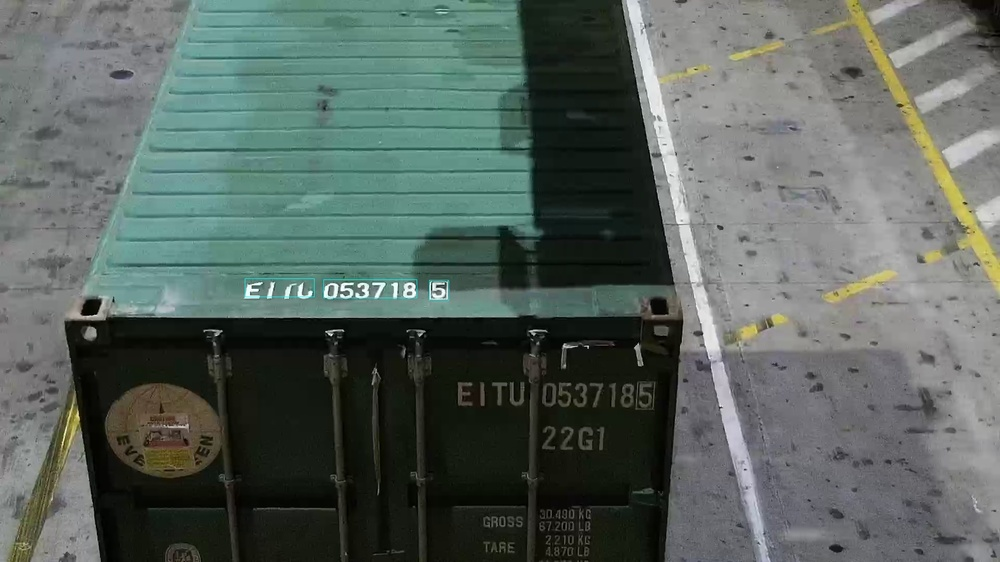
#> input picture tmp/1.jpg, 1000 x 562 px, shrunk from 1920 x 1080 before the run
$ python __init__.py
#> lines starting #> are read from the running program, lines starting #| are printed output that depends on the picture
# --------------------------
"""
@author:Sui yue
@describe: 对比增强，线性变换
@time: 2019/09/15 14:21:44
"""
import sys
import numpy as np
import cv2
import matplotlib.pyplot as plt

# 主函数

if __name__ == "__main__":
    # 读图像
    I = cv2.imread('1.jpg')
#> I is the input picture: shape (562, 1000, 3); mean B, G, R 94, 99.8, 88.9
    # 线性变换
    a = 0.6
    O = float(a) * I
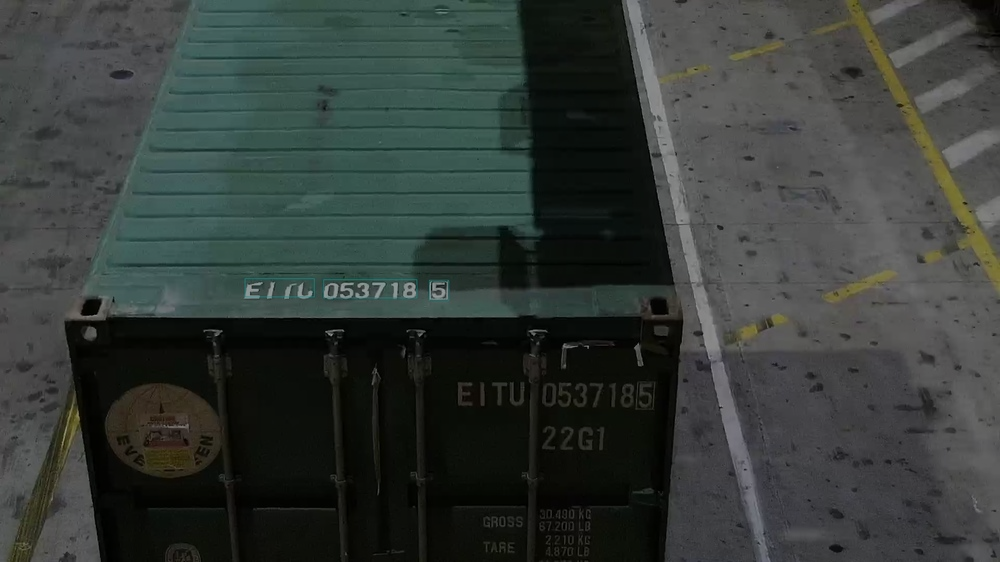
#> O: shape (562, 1000, 3) float64; mean B, G, R 56.4, 59.9, 53.4
    O[0 > 255] = 255
    # 数据类型转换
    O = np.round(O)
    cv2.imwrite('2.jpg', O)
